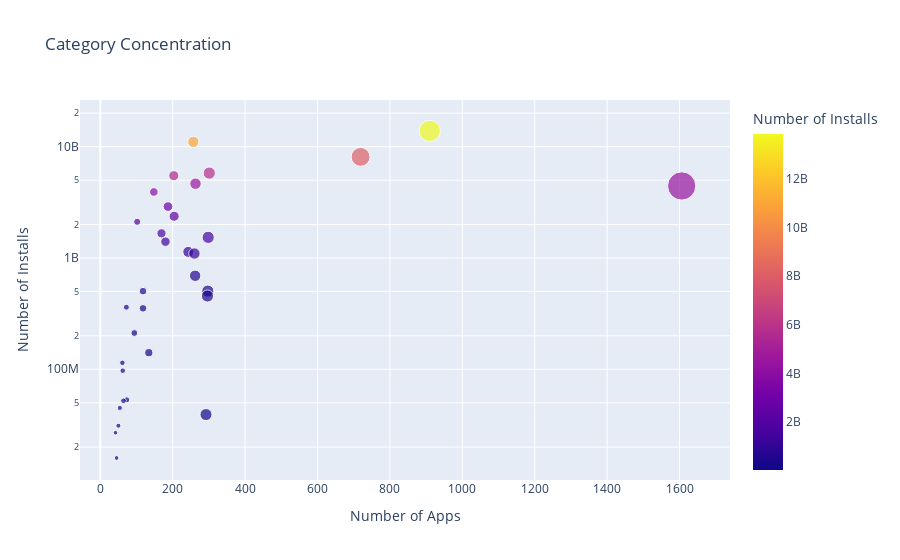

The notebook cell saved with this chart:
### Markdown cell above
### Category Concentration - Downloads vs. Competition

**Challenge**: 
* First, create a DataFrame that has the number of apps in one column and the number of installs in another:

<img src=https://imgur.com/uQRSlXi.png width="350">

* Then use the [plotly express examples from the documentation](https://plotly.com/python/line-and-scatter/) alongside the [.scatter() API reference](https://plotly.com/python-api-reference/generated/plotly.express.scatter.html)to create scatter plot that looks like this. 

<img src=https://imgur.com/cHsqh6a.png>

*Hint*: Use the size, hover_name and color parameters in .scatter(). To scale the yaxis, call .update_layout() and specify that the yaxis should be on a log-scale like so: yaxis=dict(type='log')

### Code cell
cat_stat = (
    df_apps_clean.groupby("Category")
    .agg({"App": "count", "Installs": "sum"})
    .sort_values(by="Installs", ascending=False)
)
fig = px.scatter(
    data_frame=cat_stat,
    x="App",
    y="Installs",
    color="Installs",
    size="App",
    title="Category Concentration",
    labels={"App": "Number of Apps", "Installs": "Number of Installs"},
    hover_name=cat_stat.index,
)
fig.update_layout(yaxis=dict(type="log"))
fig.show()

### Figure 1 — Plotly figure (JSON) as saved in the notebook; plotly's stock layout.template omitted (floating-point values rounded to 4 significant figures)
{"data": [{"hovertemplate": "<b>%{hovertext}</b><br><br>Number of Apps=%{marker.size}<br>Number of Installs=%{marker.color}<extra></extra>", "hovertext": ["GAME", "COMMUNICATION", "TOOLS", "PRODUCTIVITY", "SOCIAL", "PHOTOGRAPHY", "FAMILY", "VIDEO_PLAYERS", "TRAVEL_AND_LOCAL", "NEWS_AND_MAGAZINES", "ENTERTAINMENT", "BOOKS_AND_REFERENCE", "PERSONALIZATION", "SHOPPING", "HEALTH_AND_FITNESS", "SPORTS", "BUSINESS", "LIFESTYLE", "MAPS_AND_NAVIGATION", "FINANCE", "WEATHER", "EDUCATION", "FOOD_AND_DRINK", "DATING", "ART_AND_DESIGN", "HOUSE_AND_HOME", "AUTO_AND_VEHICLES", "LIBRARIES_AND_DEMO", "COMICS", "MEDICAL", "PARENTING", "BEAUTY", "EVENTS"], "legendgroup": "", "marker": {"color": [13858762717, 11039241530, 8099724500, 5788070180, 5487841475, 4649143130, 4437554490, 3916897200, 2894859300, 2369110650, 2113660000, 1665791655, 1532352930, 1400331540, 1134006220, 1096431465, 692018120, 503611120, 503267560, 455249400, 361096500, 352852000, 211677750, 140912410, 114233100, 97082000, 53129800, 52083000, 44931100, 39162676, 31116110, 26916200, 15949410], "coloraxis": "coloraxis", "size": [910, 257, 719, 301, 203, 263, 1606, 148, 187, 204, 102, 169, 298, 180, 243, 260, 262, 297, 118, 296, 72, 118, 94, 134, 61, 62, 73, 64, 54, 292, 50, 42, 45], "sizemode": "area", "sizeref": 4.015, "symbol": "circle"}, "mode": "markers", "name": "", "orientation": "v", "showlegend": false, "type": "scatter", "x": [910, 257, 719, 301, 203, 263, 1606, 148, 187, 204, 102, 169, 298, 180, 243, 260, 262, 297, 118, 296, 72, 118, 94, 134, 61, 62, 73, 64, 54, 292, 50, 42, 45], "xaxis": "x", "y": [13858762717, 11039241530, 8099724500, 5788070180, 5487841475, 4649143130, 4437554490, 3916897200, 2894859300, 2369110650, 2113660000, 1665791655, 1532352930, 1400331540, 1134006220, 1096431465, 692018120, 503611120, 503267560, 455249400, 361096500, 352852000, 211677750, 140912410, 114233100, 97082000, 53129800, 52083000, 44931100, 39162676, 31116110, 26916200, 15949410], "yaxis": "y"}], "layout": {"coloraxis": {"colorbar": {"title": {"text": "Number of Installs"}}, "colorscale": [[0, "#0d0887"], [0.1111, "#46039f"], [0.2222, "#7201a8"], [0.3333, "#9c179e"], [0.4444, "#bd3786"], [0.5556, "#d8576b"], [0.6667, "#ed7953"], [0.7778, "#fb9f3a"], [0.8889, "#fdca26"], [1, "#f0f921"]]}, "legend": {"itemsizing": "constant", "tracegroupgap": 0}, "title": {"text": "Category Concentration"}, "xaxis": {"anchor": "y", "domain": [0, 1], "title": {"text": "Number of Apps"}}, "yaxis": {"anchor": "x", "domain": [0, 1], "title": {"text": "Number of Installs"}, "type": "log"}}}
